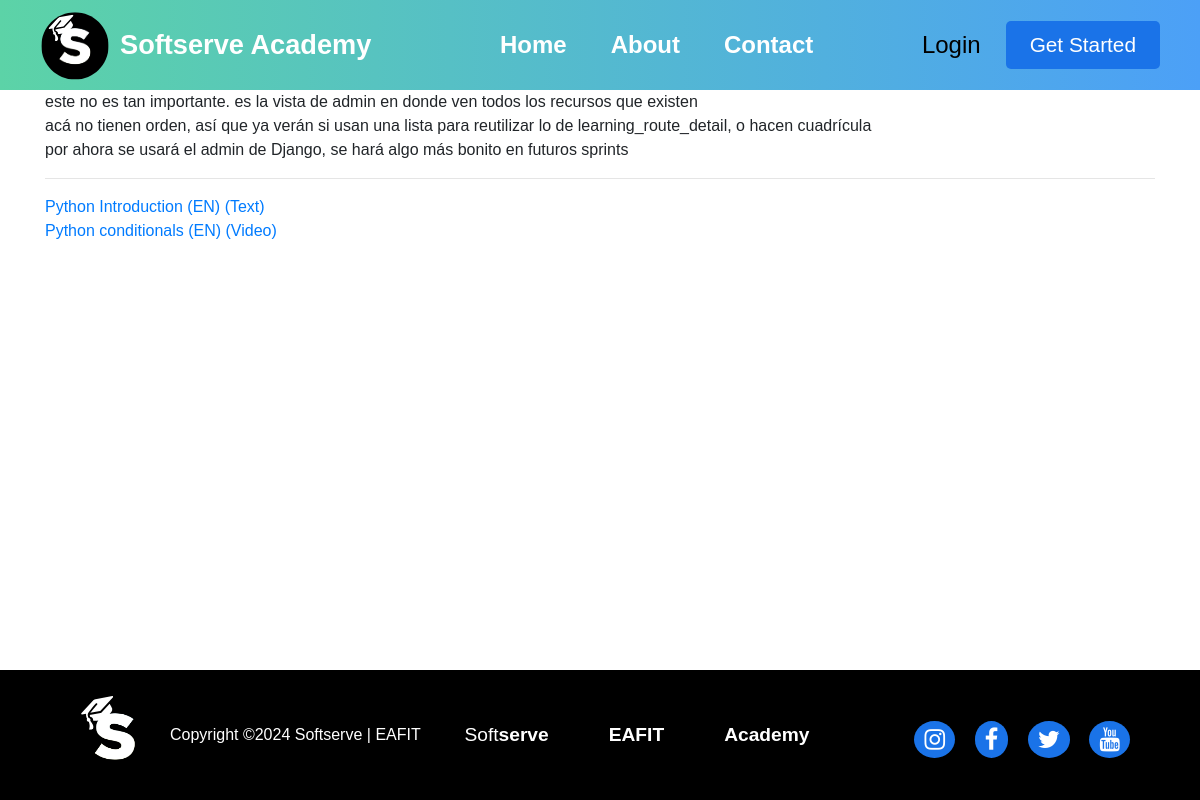
Before: /learning_resource/ with the older database file.
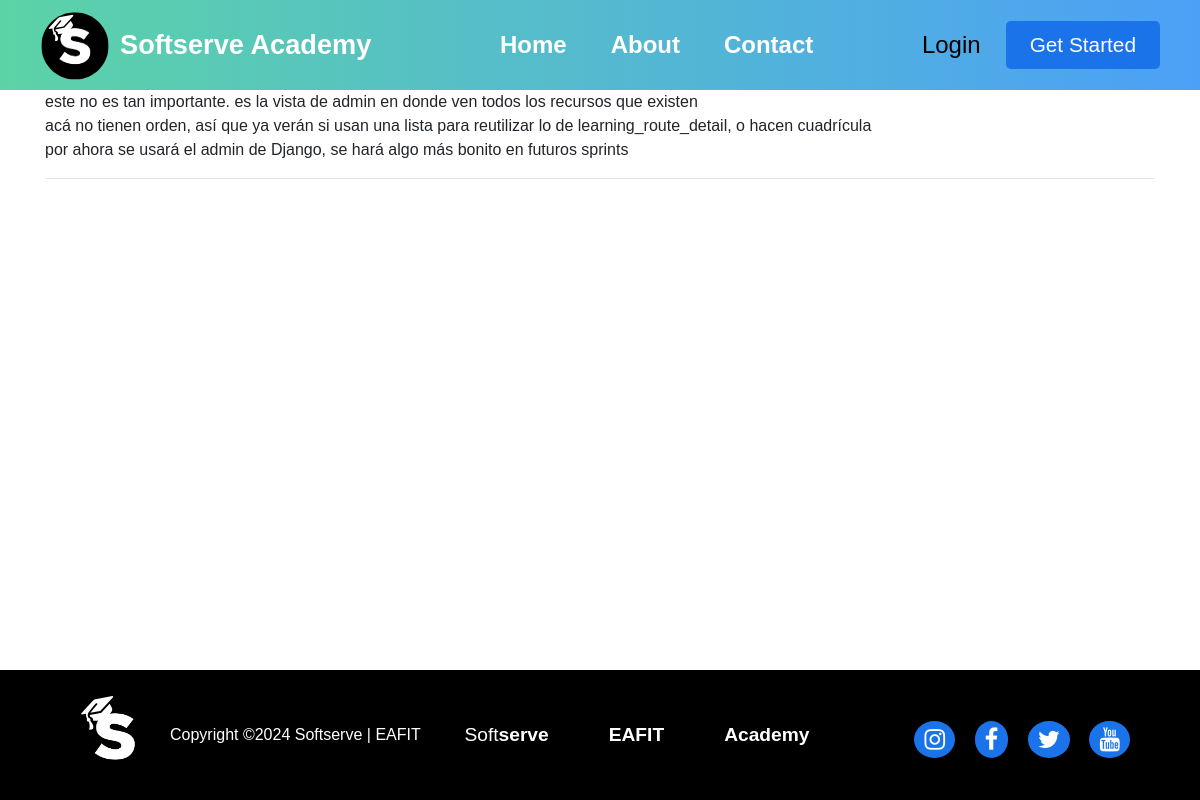
After: the same page with the newer database file.
### learning_resource/models.py (models this page shows)
class LearningResource(models.Model):
    id = models.AutoField(primary_key=True)
    name = models.CharField(max_length=100)
    media_type = models.CharField(max_length=100, choices=MEDIA_TYPE_CHOICES)
    content_type = models.CharField(max_length=100, choices=CONTENT_TYPE_CHOICES)
    link = models.CharField(max_length=200)
    details = models.TextField(blank=True)
    duration = models.IntegerField(validators=[MinValueValidator(1)])
    language = models.CharField(max_length=20, choices=LANGUAGE_CHOICES)
    original_platform = models.CharField(max_length=100, blank=True)
    original_author = models.CharField(max_length=100, blank=True)
    general_level = models.IntegerField(validators=[MinValueValidator(1)])
    learning_skills = models.ManyToManyField(SkillLevel, related_name='learning_resources_learning')
    required_skills = models.ManyToManyField(SkillLevel, related_name='learning_resources_required', blank=True)
    reviews = models.ManyToManyField('Review', related_name='learning_resources_review', blank=True)
    def __str__(self):
        return f'{self.name} ({self.language.upper()}) ({self.media_type})'

### learning_resource/views.py (the view)
# urls.py: 2. Add a URL to urlpatterns:  path('', views.home, name='home')
def home(request):
    learning_resources = LearningResource.objects.all()
    return render(request, 'learning_resource.html',
                  {'learning_resources': learning_resources})

### learning_resource/templates/learning_resource.html
{% extends "base.html" %}
{% block content %}
    este no es tan importante. es la vista de admin en donde ven todos los recursos que existen
    <br>
    acá no tienen orden, así que ya verán si usan una lista para reutilizar lo de learning_route_detail, o hacen cuadrícula
    <br>
    por ahora se usará el admin de Django, se hará algo más bonito en futuros sprints
    <hr>
    {% for learning_resource in learning_resources %}
        <a href="{% url 'learning_resource_detail' learning_resource.id %}">
            {{ learning_resource }}
        </a>
        <br>
    {% endfor %}
{% endblock %}

Changed rows visible on the page:
removed LearningResource: name+language+media_type "Python Introduction (EN) (Text)"
removed LearningResource: name+language+media_type "Python conditionals (EN) (Video)"
